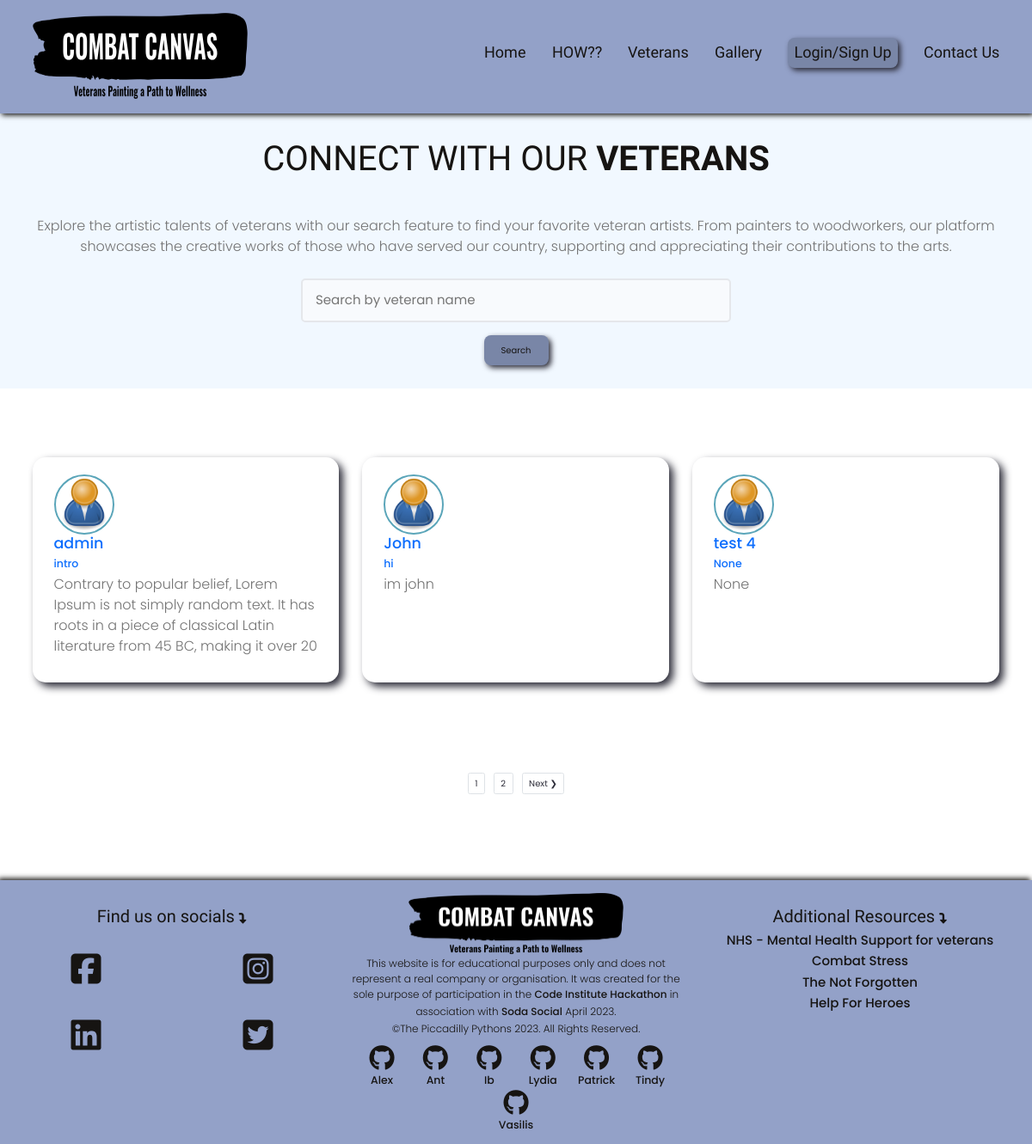
/users/, run on an earlier commit of the app's database.
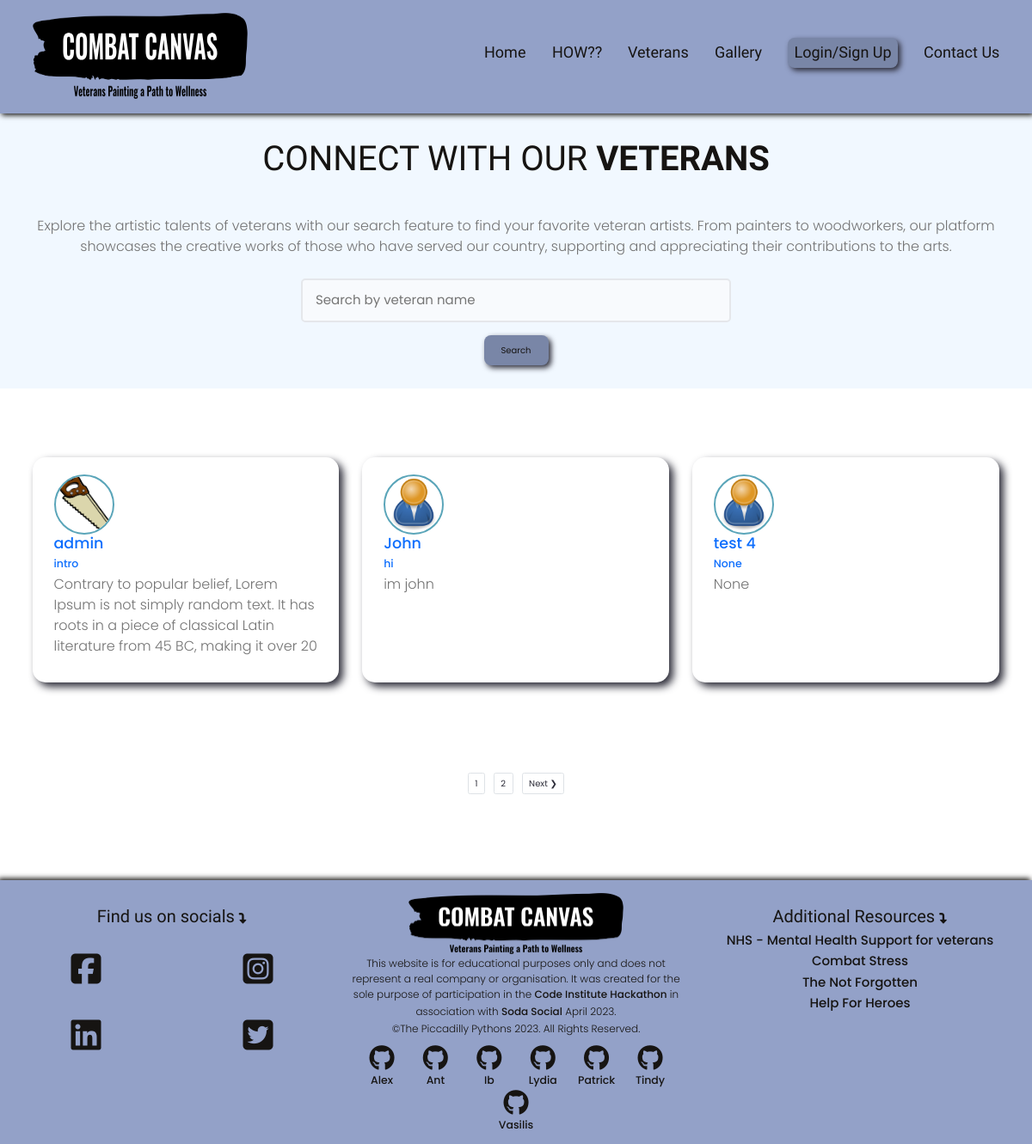
And on a later commit of the database.
### users/models.py (models this page shows, shortened)
class Profile(models.Model):
    user = models.OneToOneField(
        User, on_delete=models.CASCADE, null=True, blank=True)
    name = models.CharField(max_length=200, blank=True, null=True)
    email = models.EmailField(max_length=500, blank=True, null=True)
    username = models.CharField(max_length=200, blank=True, null=True)
    location = models.CharField(max_length=200, blank=True, null=True)
    short_intro = models.CharField(max_length=200, blank=True, null=True)
    bio = models.TextField(blank=True, null=True)
    profile_image = models.ImageField(
        null=True, blank=True, upload_to='profiles/', default="profiles/user-default.png")
    social_twitter = models.CharField(max_length=200, blank=True, null=True)
    social_linkedin = models.CharField(max_length=200, blank=True, null=True)
    social_youtube = models.CharField(max_length=200, blank=True, null=True)
    social_website = models.CharField(max_length=200, blank=True, null=True)
    created = models.DateTimeField(auto_now_add=True)
    id = models.UUIDField(default=uuid.uuid4, unique=True,
                          primary_key=True, editable=False)
    class Meta:
        ordering = ['created']

### users/views.py (the view)
# urls.py: path('', views.profiles, name="profiles"),
def profiles(request):
    profiles, search_query = searchProfiles(request)
    custom_range, profiles = paginateProfiles(request, profiles, 3)
    context = {'profiles': profiles, 'search_query': search_query, 'custom_range': custom_range}
    return render(request, 'users/profiles.html', context)

### users/utils.py (called while the page is built)
def paginateProfiles(request, profiles, results):
    page = request.GET.get('page')
    paginator = Paginator(profiles, results)
    try:
        profiles = paginator.page(page)
    except PageNotAnInteger:
        page = 1
        profiles = paginator.page(page)
    except EmptyPage:
        page = paginator.num_pages
        profiles = paginator.page(page)
    leftIndex = (int(page) - 4)
    if leftIndex < 1:
        leftIndex = 1
    rightIndex = (int(page) + 5)
    if rightIndex > paginator.num_pages:
        rightIndex = paginator.num_pages + 1
    custom_range = range(leftIndex, rightIndex)
    return custom_range, profiles

def searchProfiles(request):
    search_query = ''
    if request.GET.get('search_query'):
        search_query = request.GET.get('search_query')
    profiles = Profile.objects.distinct().filter(
        Q(name__icontains=search_query) |
        Q(short_intro__icontains=search_query)
    )
    return profiles, search_query

### users/templates/users/profiles.html (shortened to what this page needs)
{% extends 'base.html' %}
{% block content %}
<main class="home">
  <section class="hero-section text-center">
    <div class="container container--narrow">
      <div class="hero-section__box">
        <h2>CONNECT WITH our <span>Veterans</span></h2>
      </div>
      <div class="hero-section__search">
        <div>
          <p>Explore the artistic talents of veterans with our search feature to find your favorite veteran artists. From painters to woodworkers, our platform showcases the creative works of those who have served our country, supporting and appreciating their contributions to the arts.</p>
      </div>
        <form class="form" action="{% url 'profiles' %}" method="get">
          <div class="form__field">
            <input class="input input--text" id="formInput#search" type="text" name="search_query"
              value="{{search_query}}" placeholder="Search by veteran name" />
          </div>
        </form>
        <button class="btn btn--sub btn--lg" form="searchForm" type="submit" value="Search" />Search</button>
      </div>
    </div>
  </section>
  <section class="devlist">
    <div class="container vetlist">
      <div class="grid grid--three search-results">
        {% for profile in profiles %}
        <div class="column card">
          <div class="dev">
            <a href="{% url 'user-profile' profile.id %}" class="card__body">
              <div class="user__profile">
                <img class="avatar avatar--md" src="{{ profile.profile_image.url }}" alt="image" />
                <div class="dev__meta">
                  <h3>{{profile.name}}</h3>
                  <h5>{{profile.short_intro}}</h5>
                </div>
              </div>
              <p class="dev__info">{{profile.bio|slice:"150"}}</p>
            </a>
          </div>
        </div>
        {% endfor %}
      </div>
    </div>
  </section>
  {% include 'pagination.html' with queryset=profiles custom_range=custom_range %}
</main>
{% endblock content%}

What changed in the data, as far as the page shows it:
changed Profile "admin": profile_image: picture added in place of a placeholder
